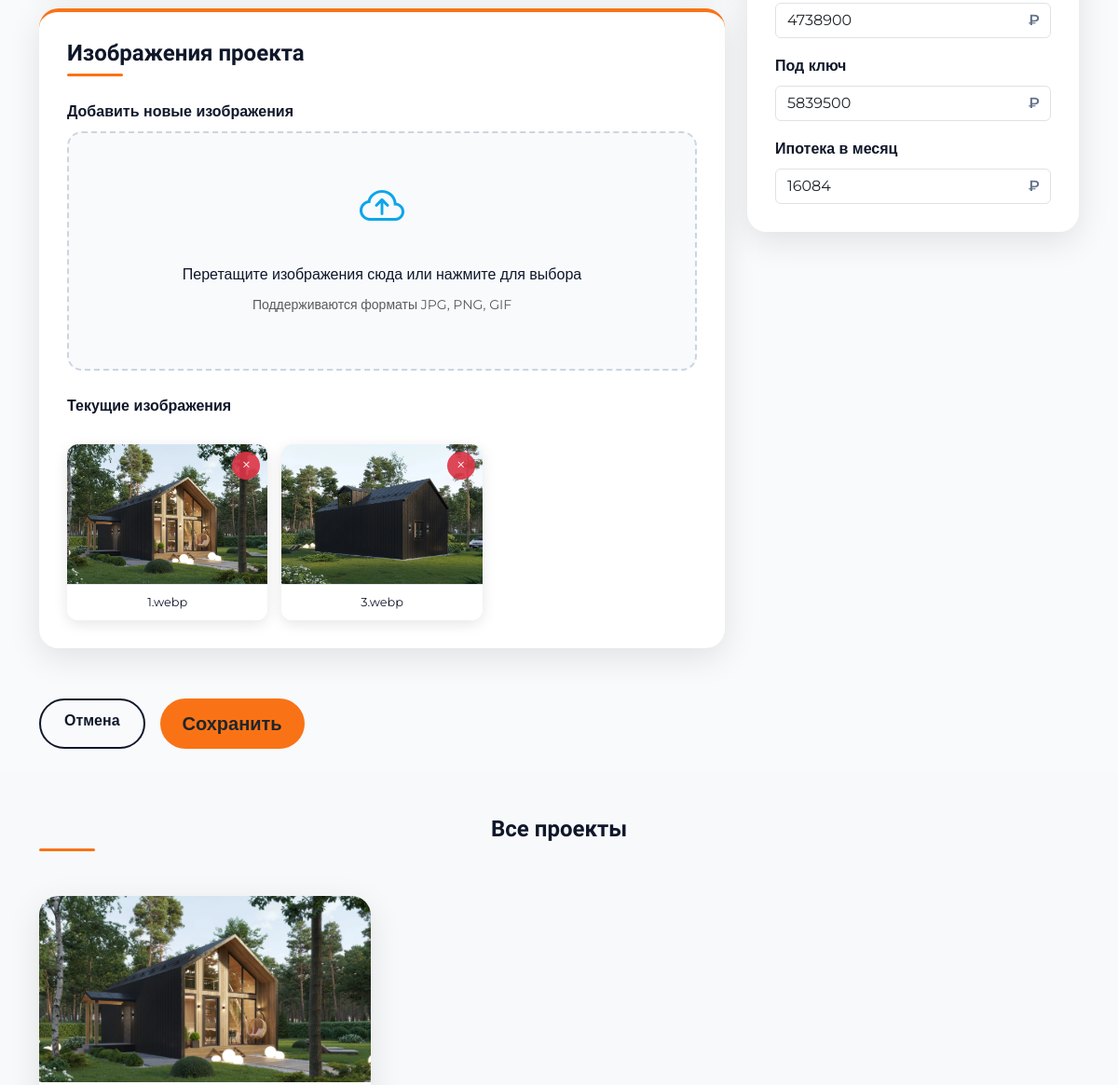
Page /admin/edit_project/1 (middle part) on the earlier database version.
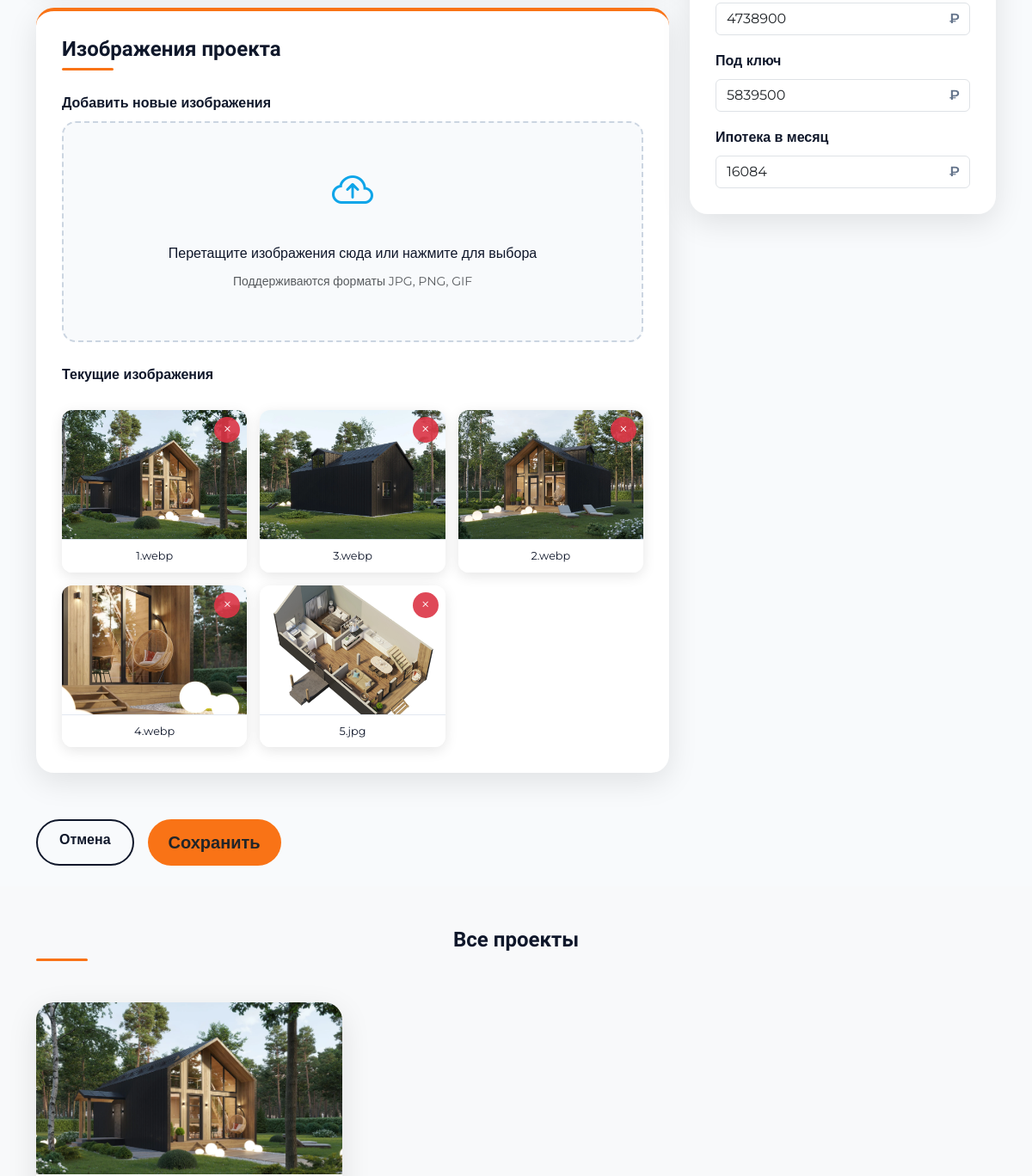
Same page on the later database version.
### app/models.py (models this page shows, shortened)
class ProjectImages(db.Model):
    __tablename__ = "project_images"
    id = db.Column(db.Integer, primary_key=True)
    filename = db.Column(db.String(100), nullable=False)
    project_id = db.Column(
        db.Integer,
        db.ForeignKey(Project.id, ondelete="CASCADE"),
        nullable=False,
    )
    project = db.relationship("Project", back_populates="images")
    @property
    def url(self):
        return os.path.join('uploads', self.project.slug, self.filename)

class Project(db.Model):
    __tablename__ = "projects"
    id = db.Column(db.Integer, primary_key=True)
    title = db.Column(db.String(100), unique=True, nullable=False)
    slug = db.Column(db.String(100), unique=True, nullable=False)
    description = db.Column(db.Text)
    square = db.Column(db.Integer, nullable=False)
    size = db.Column(db.String(15), nullable=False)
    price_base = db.Column(db.Integer, nullable=False)
    price_with_communications = db.Column(db.Integer)
    price_ready = db.Column(db.Integer)
    mortgage_price_per_month = db.Column(db.Integer)
    images_directory_path = db.Column(db.String(300), nullable=False)
    images = db.relationship(
        "ProjectImages",
        back_populates="project",
        cascade="all, delete-orphan",
        lazy="dynamic"
    )

### app/routes.py (the view, shortened to what this page needs)
@main_bp.route('/admin/edit_project/<int:id>', methods=['GET', 'POST'])
def edit_project(id):
    project = Project.query.get_or_404(id)
    projects = Project.query.all()
    images = project.images.all()
    form = ProjectForm(obj=project)
    existing_files = [img.filename for img in images]
    return render_template('edit_project.html', projects=projects, project=project, form=form, images=images, existing_files=existing_files)

### app/forms.py
class ProjectForm(FlaskForm):
    title = StringField('Название', validators=[DataRequired()])
    description = TextAreaField('Описание', validators=[DataRequired()])
    square = IntegerField('Площадь (м²)', validators=[DataRequired(), NumberRange(min=0)])
    size = StringField('Площадь участка', validators=[DataRequired()])  # теперь текст
    price_base = IntegerField('Теплый контур', validators=[DataRequired(), NumberRange(min=0)])
    price_with_communications = IntegerField('Готовые коммуникации', validators=[Optional(), NumberRange(min=0)])
    price_ready = IntegerField('Заезжай и живи', validators=[Optional(), NumberRange(min=0)])
    mortgage_price_per_month = IntegerField('В ипотеку', validators=[Optional(), NumberRange(min=0)])
    img_files = MultipleFileField("Изображение", validators=[
        FileAllowed(['jpg', 'jpeg', 'png', 'webp'], "Допустимы только изображения")
    ])
    submit = SubmitField('Сохранить')

### app/templates/edit_project.html (shortened to what the changed rows need)
<!DOCTYPE html>
<html lang="ru">
<head>
    <link href="https://cdn.jsdelivr.net/npm/bootstrap@5.3.2/dist/css/bootstrap.min.css" rel="stylesheet" />
    <link href="https://cdn.jsdelivr.net/npm/bootstrap-icons@1.11.1/font/bootstrap-icons.css" rel="stylesheet" />
</head>
<body>
    <section class="py-4">
        <div class="container">
            <form method="POST" action="{{ url_for('main.edit_project', id=project.id) }}" enctype="multipart/form-data">
                <div class="row g-4 align-items-start">
                    <div class="col-lg-8">
                        <div class="admin-card">
                            <div>
                                {% if images %}
                                <div class="gallery-grid">
                                    {% for image in images %}
                                    <div class="gallery-item" data-id="{{ image.id }}">
                                        <img src="{{ url_for('static', filename=image.url) }}" alt="Изображение проекта">
                                        <div class="image-name">{{ image.filename }}</div>
                                        <button type="button" class="delete-btn" data-id="{{ image.id }}">
                                            <i class="bi bi-x"></i>
                                        </button>
                                    </div>
                                    {% endfor %}
                                </div>
                                {% else %}
                                <div class="text-center py-4 text-muted">
                                    <i class="bi bi-images display-4 d-block mb-2"></i>
                                    <p>Изображения не добавлены</p>
                                </div>
                                {% endif %}
                            </div>
                        </div>
                    </div>
                    <div class="col-lg-4">
                        <div class="admin-card">
                            <div class="mb-3">
                                <div class="price-input-group">
                                    {{ form.price_with_communications(class="form-control", placeholder="0") }}
                                </div>
                            </div>
                            <div class="mb-3">
                                <div class="price-input-group">
                                    {{ form.price_ready(class="form-control", placeholder="0") }}
                                </div>
                            </div>
                            <div class="mb-0">
                                <div class="price-input-group">
                                    {{ form.mortgage_price_per_month(class="form-control", placeholder="0") }}
                                </div>
                            </div>
                        </div>
                    </div>
                </div>
            </form>
        </div>
    </section>
    <section id="projects" class="py-5 bg-light">
        <div class="container">
            <h2 class="section-title text-center mb-5">Все проекты</h2>
            <div class="row g-4">
                {% for project in projects %}
                <div class="col-md-6 col-lg-4">
                    <a href="{{ url_for('main.edit_project', id=project.id) }}" class="text-decoration-none text-reset">
                        <div class="project-card h-100">
                            <div class="project-image-wrapper">
                                {% if project.images.first() %}
                                <img src="{{ url_for('static', filename=project.images.first().url) }}" class="card-img-top" alt="Проект дома {{ project.title }}" style="height: 200px; object-fit: cover;">
                                {% else %}
                                <div class="h-100 d-flex align-items-center justify-content-center bg-secondary text-white" style="height: 200px;">
                                    <i class="bi bi-house display-4"></i>
                                </div>
                                {% endif %}
                            </div>
                        </div>
                    </a>
                </div>
                {% endfor %}
            </div>
        </div>
    </section>
</body>
</html>

Differences in the rows shown:
added ProjectImages: filename.slug (picture), filename "2.webp"
added ProjectImages: filename.slug (picture), filename "4.webp"
added ProjectImages: filename.slug (picture), filename "5.jpg"
